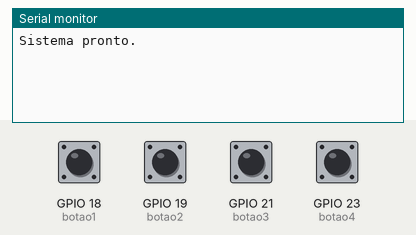
The sketch below on a simulated ESP32. Parts: the last lines printed to the serial monitor. Inputs (shaded band) come from the test bench; at power-on: GPIO 18 (botao1), GPIO 19 (botao2), GPIO 21 (botao3), GPIO 23 (botao4) HIGH. The audio player accepts every command and is not drawn.

Above: at 1.7 s.
1.8 s: GPIO 18 (botao1) pulled LOW for 0.15 s
At 2.5 s:
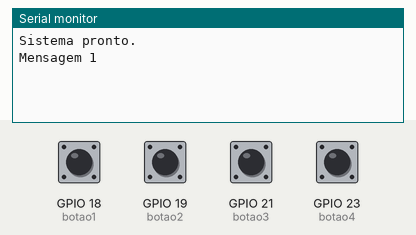
3.4 s: GPIO 19 (botao2) pulled LOW for 0.15 s
At 3.7 s:
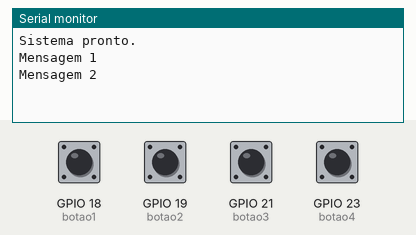
5.0 s: GPIO 21 (botao3) pulled LOW for 0.15 s
At 6.2 s:
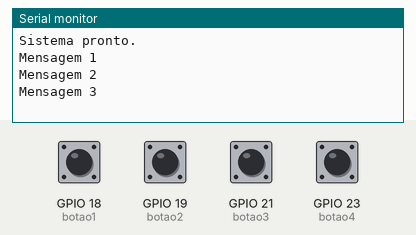
6.6 s: GPIO 23 (botao4) pulled LOW for 0.15 s
At 7.4 s:
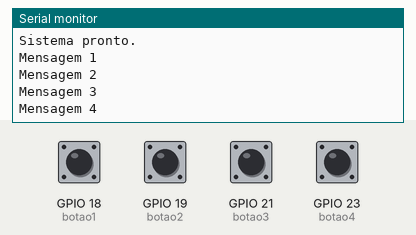
Timing chart, 0 to 9.2 s (numbered marks = the images above; inputs shaded):
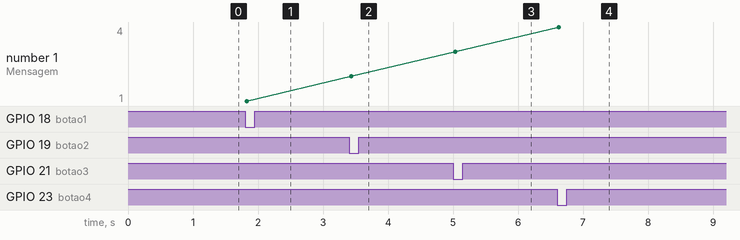

Measured:
- after the input at 1.8 s, the serial monitor: prints a new line at once (image 1)
- after the input at 3.4 s, the serial monitor: prints a new line at once (image 2)
- after the input at 5.0 s, the serial monitor: prints a new line at once (image 3)
- after the input at 6.6 s, the serial monitor: prints a new line at once (image 4)
- plotted number 1: 1 → 2 after the input at 3.4 s, 2 → 3 after the input at 5.0 s, 3 → 4 after the input at 6.6 s

The sketch:

ESP32-DFRobotDFPlayerMini4-botoes-4-audios.ino
```cpp
/*
===========================================================
  Projeto : ESP32 + DFPlayer Mini
  Função  : Reproduzir 4 mensagens MP3 com 4 botões
  Autor   : RodRobot
===========================================================

Ligação dos botões
------------------
GPIO18 -> Botão 1
GPIO19 -> Botão 2
GPIO21 -> Botão 3
GPIO23 -> Botão 4

Cada botão deve ser ligado ao GND.
Será utilizado INPUT_PULLUP.

Ligação do DFPlayer Mini
------------------------
ESP32 TX (GPIO17) -> RX DFPlayer
ESP32 RX (GPIO16) -> TX DFPlayer
5V -> VCC
GND -> GND

Arquivos no cartão SD
---------------------
0001.mp3
0002.mp3
0003.mp3
0004.mp3
*/

#include <HardwareSerial.h>
#include <DFRobotDFPlayerMini.h>

HardwareSerial mp3Serial(2);          // UART2 do ESP32
DFRobotDFPlayerMini player;

//-------------------------
// Pinos dos botões
//-------------------------
const int botao1 = 18;    // Mensagem 1
const int botao2 = 19;    // Mensagem 2
const int botao3 = 21;    // Mensagem 3
const int botao4 = 23;    // Mensagem 4

void setup()
{
  Serial.begin(115200);                               // Monitor Serial

  pinMode(botao1, INPUT_PULLUP);                      // Botão 1
  pinMode(botao2, INPUT_PULLUP);                      // Botão 2
  pinMode(botao3, INPUT_PULLUP);                      // Botão 3
  pinMode(botao4, INPUT_PULLUP);                      // Botão 4

  mp3Serial.begin(9600, SERIAL_8N1, 16, 17);          // RX=16 TX=17

  if (!player.begin(mp3Serial))
  {
    Serial.println("Erro ao encontrar DFPlayer!");
    while (true);
  }

  player.volume(20);                                  // Volume (0 a 30)

  Serial.println("Sistema pronto.");
}

void loop()
{
  if (digitalRead(botao1) == LOW)                     // Botão 1 pressionado
  {
    player.play(1);                                   // Toca 0001.mp3
    Serial.println("Mensagem 1");
    delay(300);                                       // Debounce
  }

  if (digitalRead(botao2) == LOW)                     // Botão 2 pressionado
  {
    player.play(2);                                   // Toca 0002.mp3
    Serial.println("Mensagem 2");
    delay(300);                                       // Debounce
  }

  if (digitalRead(botao3) == LOW)                     // Botão 3 pressionado
  {
    player.play(3);                                   // Toca 0003.mp3
    Serial.println("Mensagem 3");
    delay(300);                                       // Debounce
  }

  if (digitalRead(botao4) == LOW)                     // Botão 4 pressionado
  {
    player.play(4);                                   // Toca 0004.mp3
    Serial.println("Mensagem 4");
    delay(300);                                       // Debounce
  }
}
```
